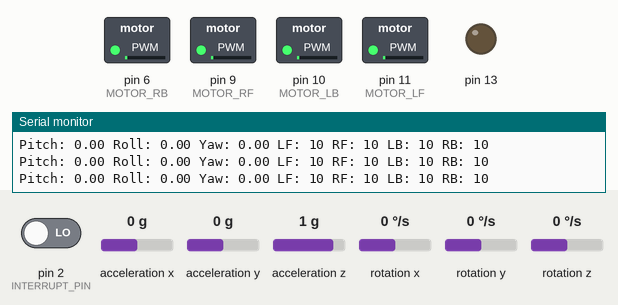
This sketch was run on a simulated Arduino Uno, built with avr-gcc and run on an emulated ATmega328P. Shown: switched loads named in the sketch (green lamp = pin HIGH), output pins drawn as LEDs (lit = HIGH), the last lines printed to the serial monitor. The test bench sets the inputs (shaded band); at power-on: acceleration x 0 g, acceleration z 1 g, acceleration y 0 g, pin 2 (INTERRUPT_PIN) LOW, rotation x 0 °/s, rotation y 0 °/s, rotation z 0 °/s. The sensor or clock chip raises its interrupt line as the real part does.

Above: at 1.7 s.
1.8 s: acceleration x set to 0.8 g
At 2.7 s:
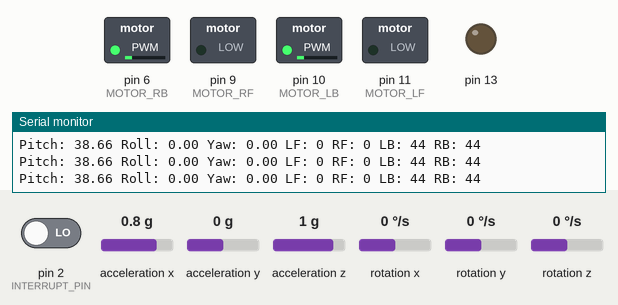
3.3 s: acceleration z set to -1.4 g
At 3.7 s:
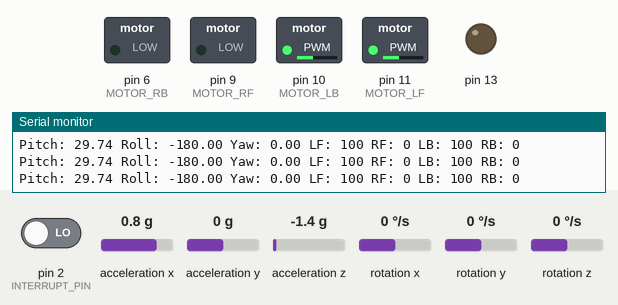
4.8 s: acceleration y set to -1.4 g
At 5.1 s:
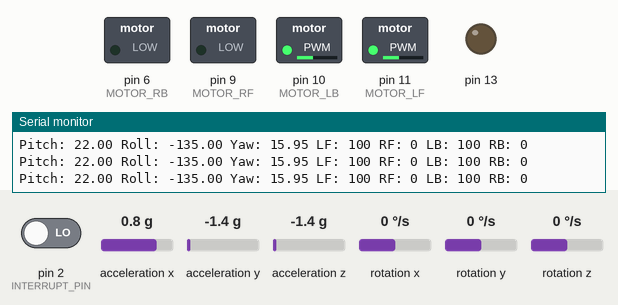
6.3 s: acceleration x set to -1.4 g
At 7.5 s:
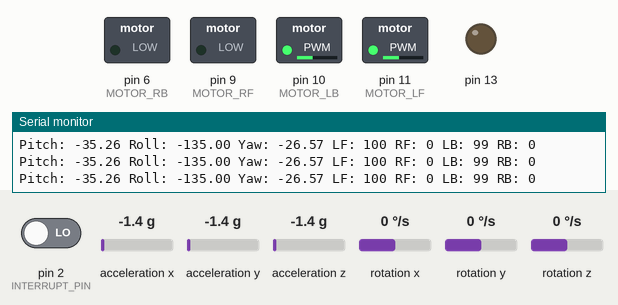
7.8 s: acceleration x set to -0.8 g
At 8.7 s:
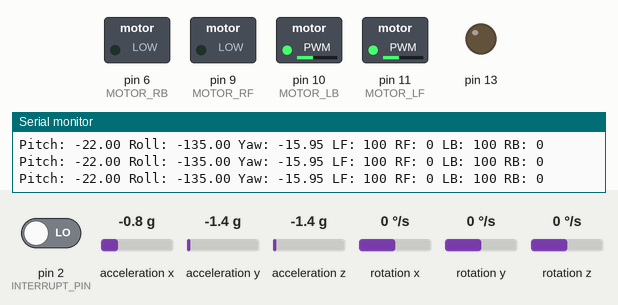
9.3 s: acceleration z set to 0 g
At 9.6 s:
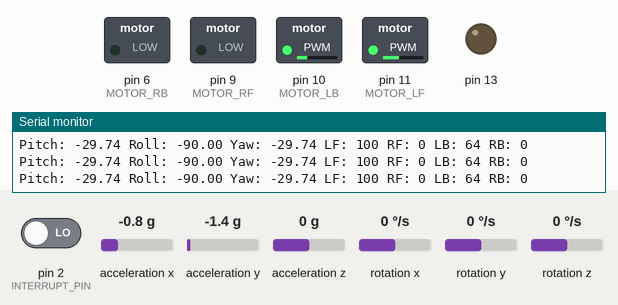
Timing chart, 0 to 11.8 s (numbered marks = the images above; inputs shaded):
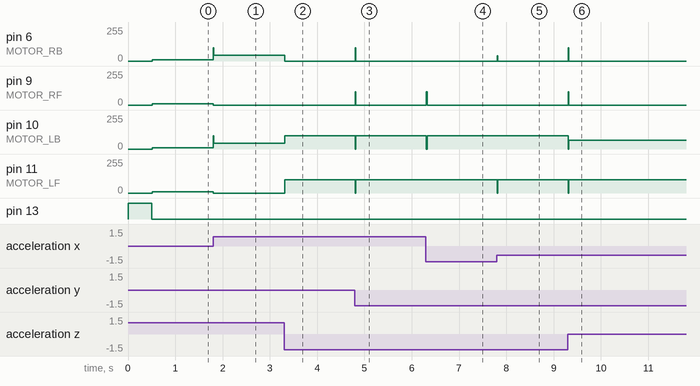

The sketch:

drone_pid.ino
```cpp
#include <Wire.h>    // I2C通信ライブラリ
#include "I2Cdev.h"  // MPU6050用ライブラリ
#include "MPU6050_6Axis_MotionApps20.h"

// ピン番号
#define MOTOR_LF 11  // 左前
#define MOTOR_RF 9   // 右前
#define MOTOR_LB 10  // 左後
#define MOTOR_RB 6   // 右後

// 軸のインデックス
#define YAW 0
#define PITCH 1
#define ROLL 2

// 割り込みピン
#define INTERRUPT_PIN 2

// MPU6050関連
MPU6050 mpu;                         // MPU6050オブジェクト
bool dmpReady = false;               // 初期化成功フラグ
uint8_t mpuIntStatus;                // 割り込みステータス
uint8_t devStatus;                   // 初期化結果（0=成功）
uint16_t packetSize;                 // DMPパケットサイズ
uint16_t fifoCount;                  // FIFOバッファのデータ数
uint8_t fifoBuffer[64];              // FIFOバッファ
volatile bool mpuInterrupt = false;  // データ準備完了フラグ
Quaternion q;                        // クォータニオン（角度計算用）
VectorFloat gravity;                 // 重力ベクトル（角度計算用）

// 現在の角度 [Roll, Pitch, Yaw]センサーから読み取った値
float currentAngles[3] = { 0, 0, 0 };

// 目標角度(水平)
float target[3] = { 0, 0, 0 };

// PIDゲイン [Roll, Pitch, Yaw](0からにしようと思ったが、ネットに転がっているものを拝借)
float Kp[3] = { 0, 0.9, 0.9 };
;                                 // 比例
float Ki[3] = { 0.0, 0.0, 0.0 };  // 積分
float Kd[3] = { 0, 13, 13 };      // 微分

// 誤差（目標角度 - 現在角度）[Roll, Pitch, Yaw]
float error[3] = { 0.0, 0.0, 0.0 };

// 積分（誤差を毎ループ足し続けた合計値）[Roll, Pitch, Yaw]
float error_sum[3] = { 0.0, 0.0, 0.0 };

// 前回の誤差（微分の計算に使う）[Roll, Pitch, Yaw]
float prev_error[3] = { 0.0, 0.0, 0.0 };

// PID補正値（P+I+Dの合計）[Roll, Pitch, Yaw]
float pid[3] = { 0.0, 0.0, 0.0 };

// モーター出力
int baseThrottle = 10;  // 基本出力（出力高すぎるとモーターが動かない）
int throttle_lf = 0;    // 左前モーター出力
int throttle_rf = 0;    // 右前モーター出力
int throttle_lb = 0;    // 左後モーター出力
int throttle_rb = 0;    // 右後モーター出力

void dmpDataReady() {
  mpuInterrupt = true;
}


void setup() {
  stopMotors();
  Wire.begin();
  Serial.begin(115200);

  pinMode(13, OUTPUT);
  digitalWrite(13, HIGH);

  setupMPU();

  digitalWrite(13, LOW);
}

void loop() {
  if (!dmpReady) return;

  // センサーから角度を読む
  checkAngles();

  // 誤差を計算する
  calculateErrors();

  // PIDでモーター速度を計算して適用する
  pidController();
  applyMotorSpeeds();

  // デバッグ用
  Serial.print("Pitch: ");
  Serial.print(currentAngles[PITCH]);
  Serial.print(" Roll: ");
  Serial.print(currentAngles[ROLL]);
  Serial.print(" Yaw: ");
  Serial.print(currentAngles[YAW]);
  Serial.print(" LF: ");
  Serial.print(throttle_lf);
  Serial.print(" RF: ");
  Serial.print(throttle_rf);
  Serial.print(" LB: ");
  Serial.print(throttle_lb);
  Serial.print(" RB: ");
  Serial.println(throttle_rb);
}

// MPU6050の初期化(コピペです)
void setupMPU() {
  Wire.setClock(100000);  // I2C通信速度を100kHzに設定
  mpu.initialize();       // MPU6050を起動

  devStatus = mpu.dmpInitialize();  // DMP（デジタルモーションプロセッサ）を初期化

  // ジャイロのオフセット
  mpu.setXGyroOffset(0);
  mpu.setYGyroOffset(0);
  mpu.setZGyroOffset(0);

  if (devStatus == 0) {
    // 初期化成功
    mpu.setDMPEnabled(true);
    // デジタルローパスフィルターを設定（ノイズ低減）
    mpu.setDLPFMode(MPU6050_DLPF_BW_20); // 20Hz以上のノイズをカット
    attachInterrupt(digitalPinToInterrupt(INTERRUPT_PIN), dmpDataReady, RISING);
    mpuIntStatus = mpu.getIntStatus();
    dmpReady = true;
    packetSize = mpu.dmpGetFIFOPacketSize();
    Serial.println("MPU OK!");
  } else {
    // 初期化失敗
    Serial.print("MPU Error: ");
    Serial.println(devStatus);
  }
}

// 現在の角度を読み取る
void checkAngles() {
  // センサーデータ読み取り（DMPを利用）
  if (mpu.getFIFOCount() < packetSize) return;

  mpu.getFIFOBytes(fifoBuffer, packetSize);
  mpu.dmpGetQuaternion(&q, fifoBuffer);
  mpu.dmpGetGravity(&gravity, &q);
  mpu.dmpGetYawPitchRoll(currentAngles, &q, &gravity);

  // ラジアンから度に変換
  currentAngles[YAW] = currentAngles[YAW] * 180 / M_PI;
  currentAngles[PITCH] = currentAngles[PITCH] * 180 / M_PI;
  currentAngles[ROLL] = currentAngles[ROLL] * 180 / M_PI;
}

// 誤差を計算する
void calculateErrors() {
  error[ROLL] = target[ROLL] - currentAngles[ROLL];
  error[PITCH] = target[PITCH] - currentAngles[PITCH];
  error[YAW] = target[YAW] - currentAngles[YAW];
}

// PID制御
void pidController() {
  float delta_err[3] = { 0, 0, 0 };  // 誤差の変化量

  // 積分：誤差を毎ループ足し続ける
  error_sum[ROLL] += error[ROLL];
  error_sum[PITCH] += error[PITCH];
  error_sum[YAW] += error[YAW];

  // 微分：今回の誤差と前回の誤差の差
  delta_err[ROLL] = error[ROLL] - prev_error[ROLL];
  delta_err[PITCH] = error[PITCH] - prev_error[PITCH];
  delta_err[YAW] = error[YAW] - prev_error[YAW];

  // 前回の誤差を更新
  prev_error[ROLL] = error[ROLL];
  prev_error[PITCH] = error[PITCH];
  prev_error[YAW] = error[YAW];

  // PID補正値を計算（P + I + D）
  pid[ROLL] = (error[ROLL] * Kp[ROLL]) + (error_sum[ROLL] * Ki[ROLL]) + (delta_err[ROLL] * Kd[ROLL]);
  pid[PITCH] = (error[PITCH] * Kp[PITCH]) + (error_sum[PITCH] * Ki[PITCH]) + (delta_err[PITCH] * Kd[PITCH]);
  pid[YAW] = (error[YAW] * Kp[YAW]) + (error_sum[YAW] * Ki[YAW]) + (delta_err[YAW] * Kd[YAW]);

  // 各モーターにPID補正値を適用
  // Roll：左右のモーターで差をつける
  // Pitch：前後のモーターで差をつける
  // Yaw：対角のモーターで差をつける
  throttle_lf = baseThrottle + pid[ROLL] + pid[PITCH] - pid[YAW];
  throttle_rf = baseThrottle - pid[ROLL] + pid[PITCH] + pid[YAW];
  throttle_lb = baseThrottle + pid[ROLL] - pid[PITCH] + pid[YAW];
  throttle_rb = baseThrottle - pid[ROLL] - pid[PITCH] - pid[YAW];

  // 0〜255の範囲に制限
  throttle_lf = limit(throttle_lf, 0, 100);
  throttle_rf = limit(throttle_rf, 0, 100);
  throttle_lb = limit(throttle_lb, 0, 100);
  throttle_rb = limit(throttle_rb, 0, 100);

}

// 値を最小値〜最大値の範囲に収める
float limit(float value, float min_value, float max_value) {
  if (value > max_value) return max_value;
  if (value < min_value) return min_value;
  return value;
}

// モーターに出力を適用する
void applyMotorSpeeds() {
  analogWrite(MOTOR_LF, throttle_lf);
  analogWrite(MOTOR_RF, throttle_rf);
  analogWrite(MOTOR_LB, throttle_lb);
  analogWrite(MOTOR_RB, throttle_rb);
}

// 全モーターを停止する
void stopMotors() {
  analogWrite(MOTOR_LF, 0);
  analogWrite(MOTOR_RF, 0);
  analogWrite(MOTOR_LB, 0);
  analogWrite(MOTOR_RB, 0);
}
```

Measured:
- after the input at 1.8 s, pin 6 (MOTOR_RB), pin 10 (MOTOR_LB): 10/255 → 44/255 at once; pin 9 (MOTOR_RF), pin 11 (MOTOR_LF): 10/255 → 0/255 at once
- after the input at 3.3 s, pin 6 (MOTOR_RB): 44/255 → 0/255 at once; pin 10 (MOTOR_LB): 44/255 → 100/255 at once; pin 11 (MOTOR_LF): 0/255 → 100/255 at once
- after the input at 4.8 s, pin 6 (MOTOR_RB), pin 9 (MOTOR_RF): 0/255 → 100/255 at once, → 0/255 0.01 s later; pin 10 (MOTOR_LB), pin 11 (MOTOR_LF): 100/255 → 0/255 at once, → 100/255 0.01 s later
- after the input at 6.3 s, pin 9 (MOTOR_RF): 0/255 → 100/255 at once, → 0/255 0.01 s later; pin 10 (MOTOR_LB): 100/255 → 99/255 at once
- after the input at 7.8 s, pin 6 (MOTOR_RB): 0/255 → 41/255 at once, → 0/255 0.01 s later; pin 10 (MOTOR_LB): 99/255 → 100/255 at once; pin 11 (MOTOR_LF): 100/255 → 0/255 at once, → 100/255 0.01 s later
- after the input at 9.3 s, pin 6 (MOTOR_RB), pin 9 (MOTOR_RF): 0/255 → 100/255 at once, → 0/255 0.01 s later; pin 10 (MOTOR_LB): 100/255 → 64/255 at once; pin 11 (MOTOR_LF): 100/255 → 0/255 at once, → 100/255 0.01 s later
